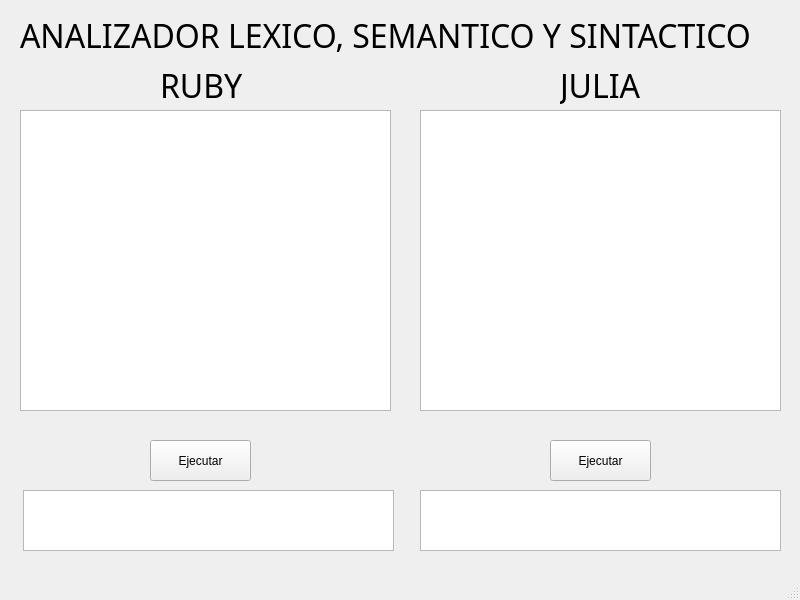
<?xml version="1.0" encoding="UTF-8"?>
<ui version="4.0">
 <class>MainWindow</class>
 <widget class="QMainWindow" name="MainWindow">
  <property name="geometry">
   <rect>
    <x>0</x>
    <y>0</y>
    <width>800</width>
    <height>600</height>
   </rect>
  </property>
  <property name="windowTitle">
   <string>MainWindow</string>
  </property>
  <widget class="QWidget" name="centralwidget">
   <widget class="QLabel" name="label">
    <property name="geometry">
     <rect>
      <x>20</x>
      <y>10</y>
      <width>761</width>
      <height>51</height>
     </rect>
    </property>
    <property name="font">
     <font>
      <family>Sylfaen</family>
      <pointsize>24</pointsize>
     </font>
    </property>
    <property name="text">
     <string>ANALIZADOR LEXICO, SEMANTICO Y SINTACTICO</string>
    </property>
   </widget>
   <widget class="QTextEdit" name="textEdit">
    <property name="geometry">
     <rect>
      <x>20</x>
      <y>110</y>
      <width>371</width>
      <height>301</height>
     </rect>
    </property>
    <property name="html">
     <string>&lt;!DOCTYPE HTML PUBLIC &quot;-//W3C//DTD HTML 4.0//EN&quot; &quot;http://www.w3.org/TR/REC-html40/strict.dtd&quot;&gt;
&lt;html&gt;&lt;head&gt;&lt;meta name=&quot;qrichtext&quot; content=&quot;1&quot; /&gt;&lt;style type=&quot;text/css&quot;&gt;
p, li { white-space: pre-wrap; }
&lt;/style&gt;&lt;/head&gt;&lt;body style=&quot; font-family:'MS Shell Dlg 2'; font-size:8.25pt; font-weight:400; font-style:normal;&quot;&gt;
&lt;p style=&quot;-qt-paragraph-type:empty; margin-top:0px; margin-bottom:0px; margin-left:0px; margin-right:0px; -qt-block-indent:0; text-indent:0px;&quot;&gt;&lt;br /&gt;&lt;/p&gt;&lt;/body&gt;&lt;/html&gt;</string>
    </property>
   </widget>
   <widget class="QLabel" name="label_2">
    <property name="geometry">
     <rect>
      <x>30</x>
      <y>420</y>
      <width>47</width>
      <height>13</height>
     </rect>
    </property>
    <property name="font">
     <font>
      <family>Times New Roman</family>
      <weight>75</weight>
      <italic>false</italic>
      <bold>true</bold>
      <underline>true</underline>
     </font>
    </property>
    <property name="text">
     <string/>
    </property>
   </widget>
   <widget class="QLabel" name="label_3">
    <property name="geometry">
     <rect>
      <x>430</x>
      <y>420</y>
      <width>47</width>
      <height>13</height>
     </rect>
    </property>
    <property name="font">
     <font>
      <family>Times New Roman</family>
      <weight>75</weight>
      <bold>true</bold>
      <underline>true</underline>
      <strikeout>false</strikeout>
      <stylestrategy>PreferDefault</stylestrategy>
      <kerning>true</kerning>
     </font>
    </property>
    <property name="cursor">
     <cursorShape>ArrowCursor</cursorShape>
    </property>
    <property name="text">
     <string/>
    </property>
   </widget>
   <widget class="QTextEdit" name="textEdit_2">
    <property name="geometry">
     <rect>
      <x>420</x>
      <y>110</y>
      <width>361</width>
      <height>301</height>
     </rect>
    </property>
    <property name="html">
     <string>&lt;!DOCTYPE HTML PUBLIC &quot;-//W3C//DTD HTML 4.0//EN&quot; &quot;http://www.w3.org/TR/REC-html40/strict.dtd&quot;&gt;
&lt;html&gt;&lt;head&gt;&lt;meta name=&quot;qrichtext&quot; content=&quot;1&quot; /&gt;&lt;style type=&quot;text/css&quot;&gt;
p, li { white-space: pre-wrap; }
&lt;/style&gt;&lt;/head&gt;&lt;body style=&quot; font-family:'MS Shell Dlg 2'; font-size:8.25pt; font-weight:400; font-style:normal;&quot;&gt;
&lt;p style=&quot;-qt-paragraph-type:empty; margin-top:0px; margin-bottom:0px; margin-left:0px; margin-right:0px; -qt-block-indent:0; text-indent:0px;&quot;&gt;&lt;br /&gt;&lt;/p&gt;&lt;/body&gt;&lt;/html&gt;</string>
    </property>
   </widget>
   <widget class="QLabel" name="label_4">
    <property name="geometry">
     <rect>
      <x>160</x>
      <y>60</y>
      <width>141</width>
      <height>51</height>
     </rect>
    </property>
    <property name="font">
     <font>
      <family>Sylfaen</family>
      <pointsize>24</pointsize>
     </font>
    </property>
    <property name="text">
     <string>RUBY</string>
    </property>
   </widget>
   <widget class="QLabel" name="label_5">
    <property name="geometry">
     <rect>
      <x>560</x>
      <y>60</y>
      <width>141</width>
      <height>51</height>
     </rect>
    </property>
    <property name="font">
     <font>
      <family>Sylfaen</family>
      <pointsize>24</pointsize>
     </font>
    </property>
    <property name="text">
     <string>JULIA</string>
    </property>
   </widget>
   <widget class="QPushButton" name="pushButton">
    <property name="geometry">
     <rect>
      <x>150</x>
      <y>440</y>
      <width>101</width>
      <height>41</height>
     </rect>
    </property>
    <property name="text">
     <string>Ejecutar</string>
    </property>
   </widget>
   <widget class="QPushButton" name="pushButton_2">
    <property name="geometry">
     <rect>
      <x>550</x>
      <y>440</y>
      <width>101</width>
      <height>41</height>
     </rect>
    </property>
    <property name="text">
     <string>Ejecutar</string>
    </property>
   </widget>
   <widget class="QPlainTextEdit" name="plainTextEdit">
    <property name="geometry">
     <rect>
      <x>23</x>
      <y>490</y>
      <width>371</width>
      <height>61</height>
     </rect>
    </property>
    <property name="readOnly">
     <bool>true</bool>
    </property>
    <property name="plainText">
     <string/>
    </property>
    <property name="overwriteMode">
     <bool>false</bool>
    </property>
   </widget>
   <widget class="QPlainTextEdit" name="plainTextEdit_2">
    <property name="geometry">
     <rect>
      <x>420</x>
      <y>490</y>
      <width>361</width>
      <height>61</height>
     </rect>
    </property>
    <property name="readOnly">
     <bool>true</bool>
    </property>
   </widget>
  </widget>
  <widget class="QMenuBar" name="menubar">
   <property name="geometry">
    <rect>
     <x>0</x>
     <y>0</y>
     <width>800</width>
     <height>21</height>
    </rect>
   </property>
  </widget>
  <widget class="QStatusBar" name="statusbar"/>
 </widget>
 <resources/>
 <connections/>
</ui>
